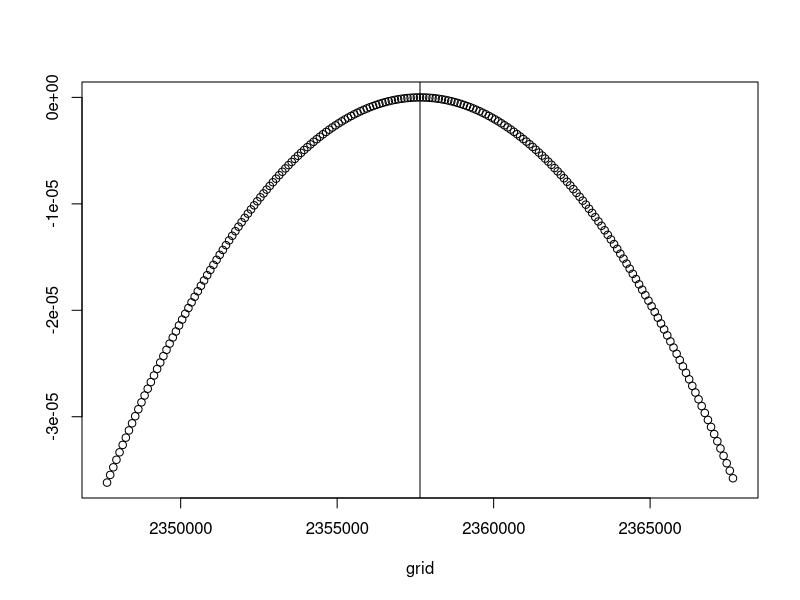

Write R code to recreate this figure.
llexp <- function(theta, sum, n, numcens, censpt){
	-(n-numcens) * log(theta) - 1/theta * (numcens * censpt + sum)
}

ex4_obj <- Vectorize(function(theta) {
	llexp(theta, 345+556+712+976, 9432, 9428, 1000)
})

max <- (345+556+712+976 + 9428*1000)/4
max_ll <- ex4_obj(max)
ex4_rll <- Vectorize(function(theta) {
	ex4_obj(theta) - max_ll
})


grid <- -100:100*100 + max
plot(cbind(grid, ex4_rll(grid)))
abline(v=max)

to_solve <- function(theta) qchisq(.95,1) + 2 * ex4_rll(theta)
ci <- NULL
ci[1] <- uniroot(to_solve, c(100000, max))[[1]]
ci[2] <- uniroot(to_solve, c(max,max+10000000))[[1]]

max_lambda <- 1/max
ci_lambda <- 1/ci

#7.4
lb <- 1000/-log(.05)

t_lb <- -lb * log(.9)
hz_ub <- 1/lb
F50_ub <- 1 - exp(-50/lb)
